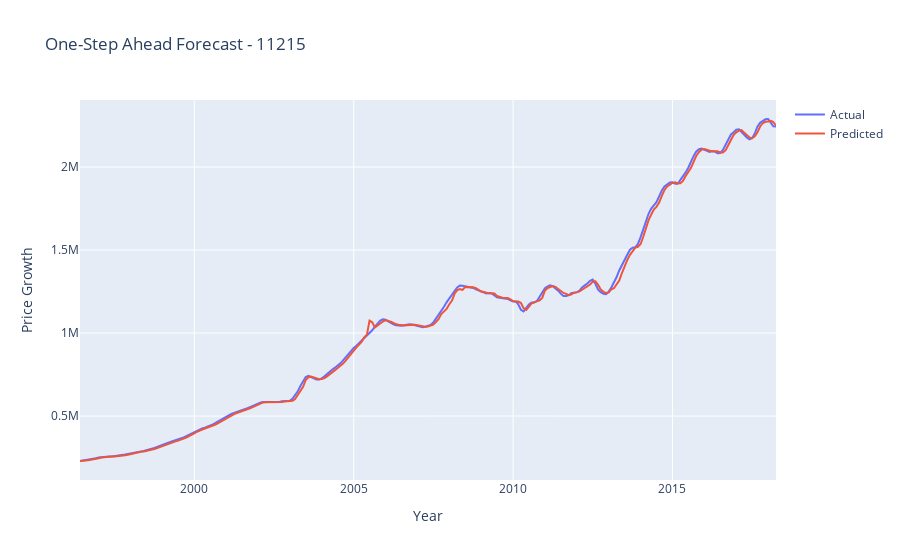

Notebook cell for this chart:
### Code cell
import plotly.graph_objects as go

# Filter the data for the 10128 zip code
zip_data = df_ny_long[df_ny_long['Zipcode'] == 11215]

# Split the data into train and test sets
test_start_date = '2018-05-01'  # Define your test start date here
train_data = zip_data[zip_data['time'] < test_start_date]
test_data = zip_data[zip_data['time'] >= test_start_date]

# Prepare the training and test sets
X_train = train_data.drop(['value', 'time'], axis=1)
y_train = train_data['value']
X_test = test_data.drop(['value', 'time'], axis=1)
y_test = test_data['value']

# Create and train the random forest model
model = RandomForestRegressor(n_estimators=100, random_state=42)
model.fit(X_train, y_train)

# Make one-step ahead predictions on the training set
predictions = []
for i in range(1, len(X_train)):
    input_data = X_train.iloc[i-1:i]  # Use the previous observation as input
    prediction = model.predict(input_data)[0]  # Make a single prediction
    predictions.append(prediction)

# Create a figure
fig = go.Figure()

# Add actual values trace
fig.add_trace(go.Scatter(
    x=train_data['time'][1:],  # Exclude the first data point as there is no previous prediction for it
    y=y_train[1:],
    mode='lines',
    name='Actual'
))

# Add predicted values trace
fig.add_trace(go.Scatter(
    x=train_data['time'][1:],  # Exclude the first data point as there is no previous prediction for it
    y=predictions,
    mode='lines',
    name='Predicted'
))

# Set layout options
fig.update_layout(
    title='One-Step Ahead Forecast - 11215',
    xaxis_title='Year',
    yaxis_title='Price Growth'
)

# Show the plot
fig.show()

### Figure 1 — Plotly figure (JSON) as saved in the notebook; plotly's stock layout.template omitted (floating-point values rounded to 4 significant figures; data arrays with more than 128 entries replaced by an {"elided": "..."} marker saying what was removed)
{"data": [{"mode": "lines", "name": "Actual", "type": "scatter", "x": {"elided": "263 str values"}, "y": {"elided": "263 int values"}}, {"mode": "lines", "name": "Predicted", "type": "scatter", "x": {"elided": "263 str values"}, "y": {"elided": "263 int values"}}], "layout": {"title": {"text": "One-Step Ahead Forecast - 11215"}, "xaxis": {"title": {"text": "Year"}}, "yaxis": {"title": {"text": "Price Growth"}}}}
